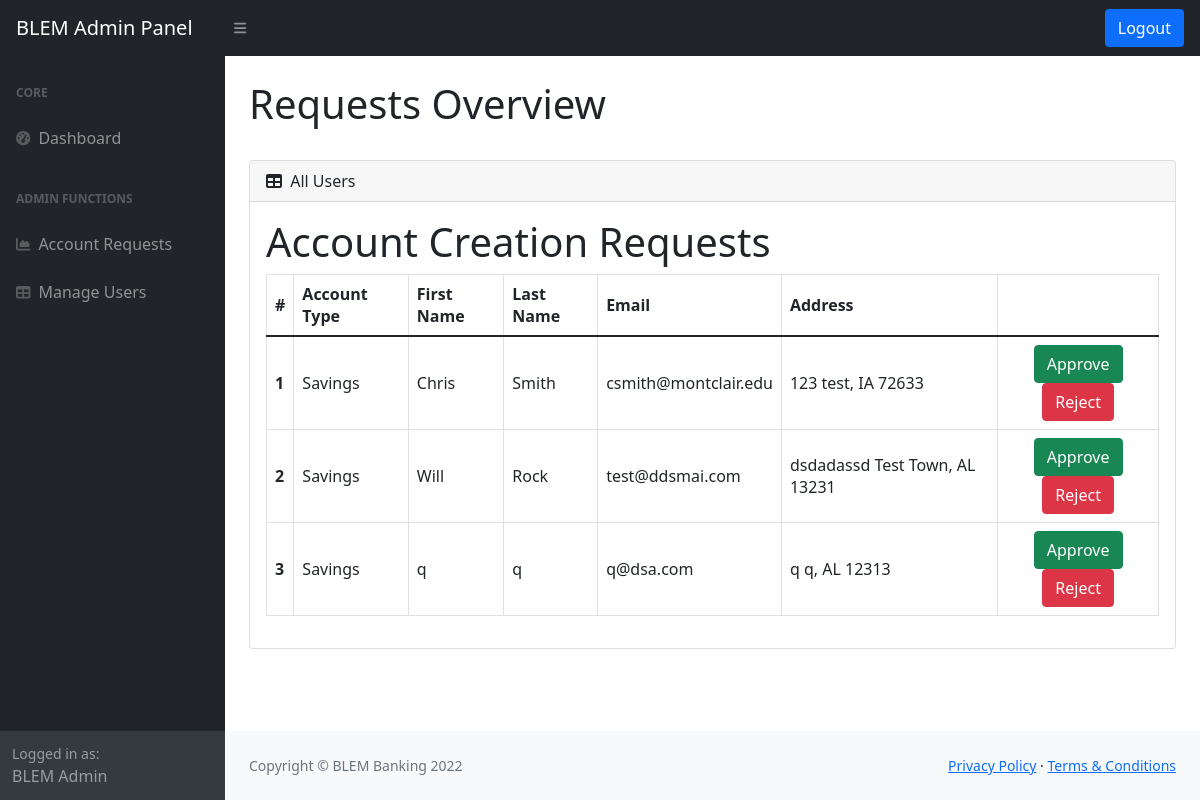
The page /pages/admin_pages/account_requests.php (signed in) on the database its author committed.
### tables this page shows
CREATE TABLE `acc_request` (
  `ID` int(50) NOT NULL,
  `acc_type` varchar(255) NOT NULL,
  `username` varchar(50) DEFAULT NULL,
  `password` varchar(255) NOT NULL,
  `email` varchar(50) DEFAULT NULL,
  `fname` varchar(50) NOT NULL,
  `lname` varchar(50) NOT NULL,
  `address` varchar(100) NOT NULL
);

### pages/admin_pages/account_requests.php (the view, shortened to what this page needs)
<?php
  include "../../lib/admin_request_handler.php";
?>
<html lang="en">
  <head>
    <link href="https://cdn.jsdelivr.net/npm/simple-datatables@latest/dist/style.css" rel="stylesheet" />
    <link href="../../styles/admin_styles.css" rel="stylesheet" />
  </head>
    <body class="sb-nav-fixed">
      <nav class="sb-topnav navbar navbar-expand navbar-dark bg-dark">
          <a class="navbar-brand ps-3" href="index.html">BLEM Admin Panel</a>
          <button class="btn btn-link btn-sm order-1 order-lg-0 me-4 me-lg-0" id="sidebarToggle" href="#!"><i class="fas fa-bars"></i></button>
          <form class="d-none d-md-inline-block form-inline ms-auto me-0 me-md-3 my-2 my-md-0" action="" method="post">
            <button name="logout" class="btn btn-primary form-inline my-2 my-lg-0">
              Logout
            </button>
          </form>
      </nav>
      <div id="layoutSidenav">
          <div id="layoutSidenav_nav">
              <nav class="sb-sidenav accordion sb-sidenav-dark" id="sidenavAccordion">
                  <div class="sb-sidenav-menu">
                      <div class="nav">
                          <div class="sb-sidenav-menu-heading">Core</div>
                          <a class="nav-link" href="admin_homepage.php">
                              <div class="sb-nav-link-icon"><i class="fas fa-tachometer-alt"></i></div>
                              Dashboard
                          </a>
                          <div class="sb-sidenav-menu-heading">Admin Functions</div>
                          <a class="nav-link" href="account_requests.php">
                              <div class="sb-nav-link-icon"><i class="fas fa-chart-area"></i></div>
                              Account Requests
                          </a>
                          <a class="nav-link" href="admin_manage.php">
                              <div class="sb-nav-link-icon"><i class="fas fa-table"></i></div>
                              Manage Users
                          </a>
                      </div>
                  </div>
                  <div class="sb-sidenav-footer">
                      <div class="small">Logged in as:</div>
                      BLEM Admin
                  </div>
              </nav>
          </div>
          <div id="layoutSidenav_content">
              <main>
                  <div class="container-fluid px-4">
                      <h1 class="mt-4">Requests Overview</h1>
                      <div class="card mb-4">
                          <div class="card-header">
                              <i class="fas fa-table me-1"></i>
                              All Users
                          </div>
                          <div class="card-body">
                              <?php
                                $query = "SELECT * FROM `acc_request`";
                                $result = $db->query($query);
                                if ($result->num_rows == 0) {
                                  echo '<div class="no-requests">';
                                  echo '<h1 class="display-4" style="text-align: center;">No Account Creation Requests at this time.</h1>';
                                  echo '</div>';
                                }else{
                                  echo '<div class="requests-title">';
                                  echo '<h1>Account Creation Requests</h1>';
                                  echo '</div>';
                                  echo '<table class="table table-bordered">';
                                  echo '<thead>';
                                  echo '<tr>';
                                  echo '<th class="align-middle" scope="col">#</th>';
                                  echo '<th class="align-middle" scope="col">Account Type</th>';
                                  echo '<th class="align-middle" scope="col">First Name</th>';
                                  echo '<th class="align-middle" scope="col">Last Name</th>';
                                  echo '<th class="align-middle" scope="col">Email</th>';
                                  echo '<th class="align-middle" scope="col">Address</th>';
                                  echo '<th class="align-middle" scope="col"></th>';
                                  echo '</tr>';
                                  echo '</thead>';
                                  echo '<tbody>';
                                  $count = 1;
                                  while ($row = $result->fetch_assoc()) {
                                    echo '<tr>';
                                    echo '<form action="" method="post">';
                                    echo '<th class="align-middle" scope="row">'.$count.'</th>';
                                    echo '<td class="align-middle">'.$row['acc_type'].'</td>';
                                    echo '<td class="align-middle">'.$row['fname'].'</td>';
                                    echo '<td class="align-middle">'.$row['lname'].'</td>';
                                    echo '<td class="align-middle">'.$row['email'].'</td>';
                                    echo '<td class="align-middle">'.$row['address'].'</td>';
                                    echo '<td class="align-middle">';
                                    echo '<center>';
                                    echo '<button name="approve" class="btn btn-success form-inline my-2 my-lg-0 mr-2 ml-2">';
                                    echo 'Approve';
                                    echo '</button>';
                                    echo '<button name="reject" class="btn btn-danger form-inline my-2 my-lg-0" mr-2 ml-2>';
                                    echo 'Reject';
                                    echo '</button>';
                                    echo '</td>';
                                    echo '</form>';
                                    echo '</tr>';
                                    $count++;
                                  }
                                  echo '</tbody>';
                                  echo '</table>';
                                }
                              ?>
                          </div>
                      </div>
                  </div>
              </main>
              <footer class="py-4 bg-light mt-auto">
                  <div class="container-fluid px-4">
                      <div class="d-flex align-items-center justify-content-between small">
                          <div class="text-muted">Copyright &copy; BLEM Banking 2022</div>
                          <div>
                              <a href="#">Privacy Policy</a>
                              &middot;
                              <a href="#">Terms &amp; Conditions</a>
                          </div>
                      </div>
                  </div>
              </footer>
          </div>
      </div>
  </body>
</html>

### rows shown on the page
acc_request: acc_type "Savings", fname "Chris", lname "Smith", email "csmith@montclair.edu", address "123 test, IA 72633"
acc_request: acc_type "Savings", fname "Will", lname "Rock", email "test@ddsmai.com", address "dsdadassd Test Town, AL 13231"
acc_request: acc_type "Savings", fname "q", lname "q", email "q@dsa.com", address "q q, AL 12313"
